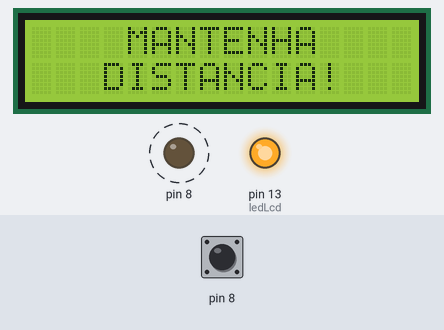
The sketch below on a simulated Arduino Uno, built with avr-gcc and run on an emulated ATmega328P. Parts: 16×2 character LCD, output pins drawn as LEDs (lit = HIGH). Dashed ring = blinking. The test bench sets the inputs (shaded band); at power-on: pin 8 LOW.

Above: at 1.6 s.
1.7 s: pin 8 pulsed HIGH 2 times (0.12 s each, 0.3 s apart)
At 2.9 s:
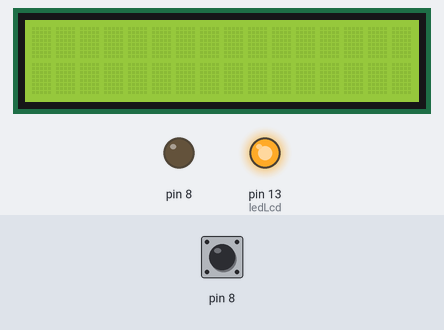
At 3.8 s:
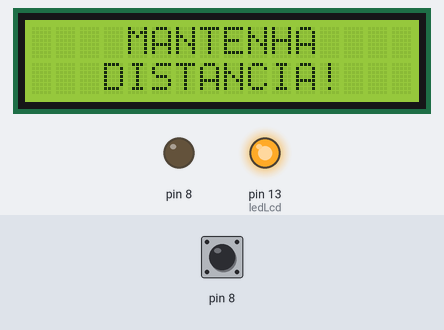
5.3 s: pin 8 pulsed HIGH 2 times (0.12 s each, 0.3 s apart)
Timing chart, 0 to 14.9 s (numbered marks = the images above; inputs shaded):
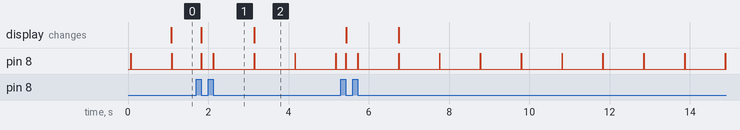

The sketch:

TelaLCDCOD.ino
```cpp
// C++ code
#include <LiquidCrystal.h>
//Criar variavel do lcd
LiquidCrystal lcd (2,3,4,9,10,11,12);
int ledLcd =13;


//Metodo para capturar a distancia
//Retorna Numero quebrado longo

long distancia(int trigger, int echo){
//Trigger porta de saida

pinMode(trigger,OUTPUT);
digitalWrite(trigger,LOW);
delay(5);
//mandando sinal
digitalWrite(trigger,HIGH);
delay(10);
digitalWrite(trigger,LOW);//Desligar porta
//Echo porta de entrada
 pinMode(echo,INPUT);

return pulseIn(echo,HIGH);
}

void setup()
{

 pinMode(ledLcd,OUTPUT);//DEFINIR LEDLCD SAIDA
 digitalWrite(ledLcd,HIGH);//Ligar os leds do LCD ]
 lcd.begin(16,2); //INFORMA QUE O LCD TEM 16 COLUNAS E 2 LINHAS
 lcd.clear();//iniciar o lcd limpo
}

void loop()
{

  //Transform o valor recebido para cm
  int cm = 0.01723 * distancia(8, 8);

  if(cm<100) {//Se menor que 1 metro/100cm
  lcd.setCursor(4,0);
  lcd.print("MANTENHA");
  lcd.setCursor(3,1);
  lcd.print("DISTANCIA!");
  }else{
   lcd.clear();//Apaga todas as mensagens
  }

/*
  lcd.setCursor(15,0); //inciar a escrita na linha 0 coluna 0
  lcd.print("B");
  delay(500);

  lcd.setCursor(14,0); //inciar a escrita na linha 0 coluna 0
  lcd.print("BE");
  delay(500);

  lcd.setCursor(13,0); //inciar a escrita na linha 0 coluna 0
  lcd.print("BEM");
  delay(500);

 lcd.setCursor(12,0); //inciar a escrita na linha 0 coluna 0
  lcd.print("BEM-");
  delay(500);

  lcd.setCursor(11,0); //inciar a escrita na linha 0 coluna 0
  lcd.print("BEM-V");
  delay(500);

    lcd.setCursor(10,0); //inciar a escrita na linha 0 coluna 0
  lcd.print("BEM-VI");
  delay(500);


    lcd.setCursor(9,0); //inciar a escrita na linha 0 coluna 0
  lcd.print("BEM-VIN");
  delay(500);


    lcd.setCursor(8,0); //inciar a escrita na linha 0 coluna 0
  lcd.print("BEM-VIND");
  delay(500);

   lcd.setCursor(7,0); //inciar a escrita na linha 0 coluna 0
  lcd.print("BEM-VINDO");
  delay(500);

    lcd.setCursor(6,0); //inciar a escrita na linha 0 coluna 0
  lcd.print("BEM-VINDO!");
  delay(500);
  lcd.clear();//iniciar o lcd limpo
  lcd.setCursor(5,0); //inciar a escrita na linha 0 coluna 0
  lcd.print("BEM-VINDO!");
  delay(500);
  lcd.clear();//iniciar o lcd limpo
  lcd.setCursor(4,0); //inciar a escrita na linha 0 coluna 0
  lcd.print("BEM-VINDO!");
  delay(500);
  lcd.clear();//iniciar o lcd limpo
  lcd.setCursor(3,0); //inciar a escrita na linha 0 coluna 0
  lcd.print("BEM-VINDO!");
  delay(500);
  lcd.clear();//iniciar o lcd limpo
  lcd.setCursor(2,0); //inciar a escrita na linha 0 coluna 0
  lcd.print("BEM-VINDO!");
  delay(500);
  lcd.clear();//iniciar o lcd limpo
  lcd.setCursor(1,0); //inciar a escrita na linha 0 coluna 0
  lcd.print("BEM-VINDO!");
  delay(500);
lcd.clear();//iniciar o lcd limpo
  lcd.setCursor(0,0); //inciar a escrita na linha 0 coluna 0
  lcd.print("BEM-VINDO!");
  delay(500);

 lcd.clear();//iniciar o lcd limpo   lcd.setCursor(0,0); //inciar a escrita na linha 0 coluna 0
  lcd.print("EM-VINDO!");
  delay(500);
  lcd.clear();//iniciar o lcd limpo
   lcd.setCursor(0,0); //inciar a escrita na linha 0 coluna 0
  lcd.print("M-VINDO!");
  delay(500);
 lcd.clear();//iniciar o lcd limpo
   lcd.setCursor(0,0); //inciar a escrita na linha 0 coluna 0
  lcd.print("-VINDO!");
  delay(500);
 lcd.clear();//iniciar o lcd limpo
   lcd.setCursor(0,0); //inciar a escrita na linha 0 coluna 0
  lcd.print("VINDO!");
  delay(500);
 lcd.clear();//iniciar o lcd limpo
   lcd.setCursor(0,0); //inciar a escrita na linha 0 coluna 0
  lcd.print("INDO!");
  delay(500);
 lcd.clear();//iniciar o lcd limpo
   lcd.setCursor(0,0); //inciar a escrita na linha 0 coluna 0
  lcd.print("NDO!");
  delay(500);
lcd.clear();//iniciar o lcd limpo
   lcd.setCursor(0,0); //inciar a escrita na linha 0 coluna 0
  lcd.print("DO!");
  delay(500);
 lcd.clear();//iniciar o lcd limpo
   lcd.setCursor(0,0); //inciar a escrita na linha 0 coluna 0
  lcd.print("O!");
  delay(500);
 lcd.clear();//iniciar o lcd limpo
   lcd.setCursor(0,0); //inciar a escrita na linha 0 coluna 0
  lcd.print("!");
  delay(500);
 lcd.clear();//iniciar o lcd limpo
   lcd.setCursor(0,0); //inciar a escrita na linha 0 coluna 0
  lcd.print(" ");
  delay(500);

  lcd.clear();//iniciar o lcd limpo

*/
}
```

Measured:
- after the input at 1.7 s, the display: changes after 0.12 s (image 1)
